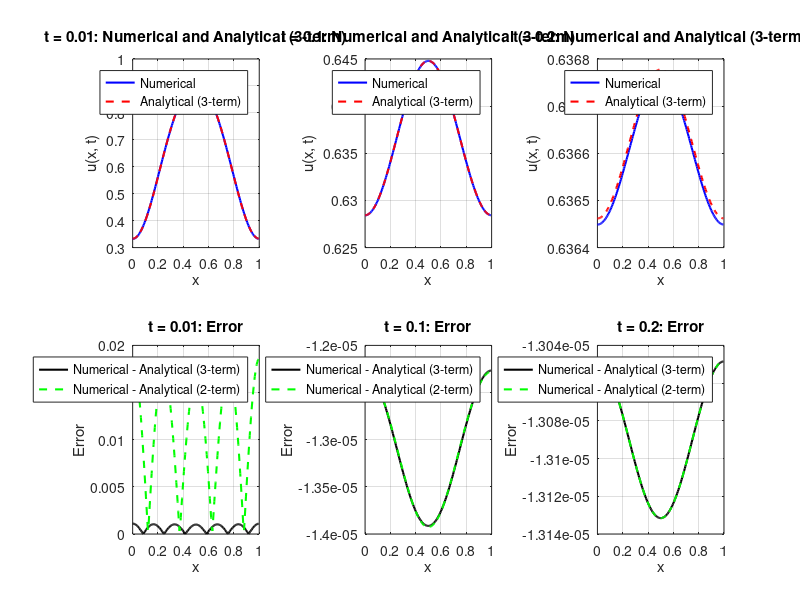

Here is the MATLAB script that generated this plot:
Tf = 0.25;
h_values = [0.005]; % Array of h values
L2_final_results = zeros(1, length(h_values)); % Array to store L2 norms for each h

for idx = 1:length(h_values)
    h = h_values(idx);
    dt = 0.25 * h * h;
    x = 0:h:(1 - h);
    x = x';
    N = length(x);
    e = ones(N, 1);

    % Create matrix L with periodic boundary conditions
    L = spdiags([e -2*e e], [-1 0 1], N, N);
    L(1, N) = 1;
    L(N, 1) = 1;
    L = (1 / h^2) * L;

    % Initial condition
    u0 = sin(pi * x);
    u = u0;

    numsteps = ceil(Tf / dt);

    % Initialize arrays to store solutions at specific times
    numerical_t001 = [];
    numerical_t01 = [];
    numerical_t02 = [];
    threeterm_t001 = [];
    threeterm_t01 = [];
    threeterm_t02 = [];
    twoterm_t001 = [];
    twoterm_t01 = [];
    twoterm_t02 = [];

    % Main time-stepping loop
    for n = 0:numsteps
        curr_t = n * dt;

        % Three-term analytical solution
        X_exact_t = (2/pi) + (4)/(-3*pi) * cos(2*pi*x) * exp(-4*pi^2*curr_t) ...
                    + (4)/(-15*pi) * cos(4*pi*x) * exp(-16*pi^2*curr_t);

        % Numerical solution at the current time step
        if n > 0
            u = u + dt * (L * u);
        end

        % Compute L-infinity norm of the error
        L2_value = norm(X_exact_t - u, inf);

        % Save results at specified time instances
        if abs(curr_t - 0.01) < dt/2
            threeterm_t001 = X_exact_t;
            twoterm_t001 = (2/pi) + (4)/(-3*pi) * cos(2*pi*x) * exp(-4*pi^2*curr_t);
            numerical_t001 = u;
            L2001 = L2_value;
        end
        if abs(curr_t - 0.1) < dt/2
            threeterm_t01 = X_exact_t;
            twoterm_t01 = (2/pi) + (4)/(-3*pi) * cos(2*pi*x) * exp(-4*pi^2*curr_t);
            numerical_t01 = u;
            L201 = L2_value;
        end
        if abs(curr_t - 0.2) < dt/2
            threeterm_t02 = X_exact_t;
            twoterm_t02 = (2/pi) + (4)/(-3*pi) * cos(2*pi*x) * exp(-4*pi^2*curr_t);
            numerical_t02 = u;
            L202 = L2_value;
        end
    end

    % Display norms of errors
    disp(['Error norm at t = 0.01: ', num2str(L2001)]);
    disp(['Error norm at t = 0.1: ', num2str(L201)]);
    disp(['Error norm at t = 0.2: ', num2str(L202)]);
end

% Plotting the results
figure;

% Plots for t = 0.01
subplot(2, 3, 1);
plot(x, numerical_t001, 'b-', 'LineWidth', 1.5); hold on;
plot(x, threeterm_t001, 'r--', 'LineWidth', 1.5);
title('t = 0.01: Numerical and Analytical (3-term)');
xlabel('x'); ylabel('u(x, t)');
legend('Numerical', 'Analytical (3-term)');
grid on;

subplot(2, 3, 4);
plot(x, abs(numerical_t001 - threeterm_t001), 'k-', 'LineWidth', 1.5); hold on;
plot(x, abs(numerical_t001 - twoterm_t001), 'g--', 'LineWidth', 1.5);
title('t = 0.01: Error');
xlabel('x'); ylabel('Error');
legend('Numerical - Analytical (3-term)', 'Numerical - Analytical (2-term)');
grid on;

% Plots for t = 0.1
subplot(2, 3, 2);
plot(x, numerical_t01, 'b-', 'LineWidth', 1.5); hold on;
plot(x, threeterm_t01, 'r--', 'LineWidth', 1.5);
title('t = 0.1: Numerical and Analytical (3-term)');
xlabel('x'); ylabel('u(x, t)');
legend('Numerical', 'Analytical (3-term)');
grid on;

subplot(2, 3, 5);
plot(x, numerical_t01 - threeterm_t01, 'k-', 'LineWidth', 1.5); hold on;
plot(x, numerical_t01 - twoterm_t01, 'g--', 'LineWidth', 1.5);
title('t = 0.1: Error');
xlabel('x'); ylabel('Error');
legend('Numerical - Analytical (3-term)', 'Numerical - Analytical (2-term)');
grid on;

% Plots for t = 0.2
subplot(2, 3, 3);
plot(x, numerical_t02, 'b-', 'LineWidth', 1.5); hold on;
plot(x, threeterm_t02, 'r--', 'LineWidth', 1.5);
title('t = 0.2: Numerical and Analytical (3-term)');
xlabel('x'); ylabel('u(x, t)');
legend('Numerical', 'Analytical (3-term)');
grid on;

subplot(2, 3, 6);
plot(x, numerical_t02 - threeterm_t02, 'k-', 'LineWidth', 1.5); hold on;
plot(x, numerical_t02 - twoterm_t02, 'g--', 'LineWidth', 1.5);
title('t = 0.2: Error');
xlabel('x'); ylabel('Error');
legend('Numerical - Analytical (3-term)', 'Numerical - Analytical (2-term)');
grid on;

% Overall title for all plots
%sgtitle('Comparison of Numerical and Analytical Solutions and Errors');
pause
